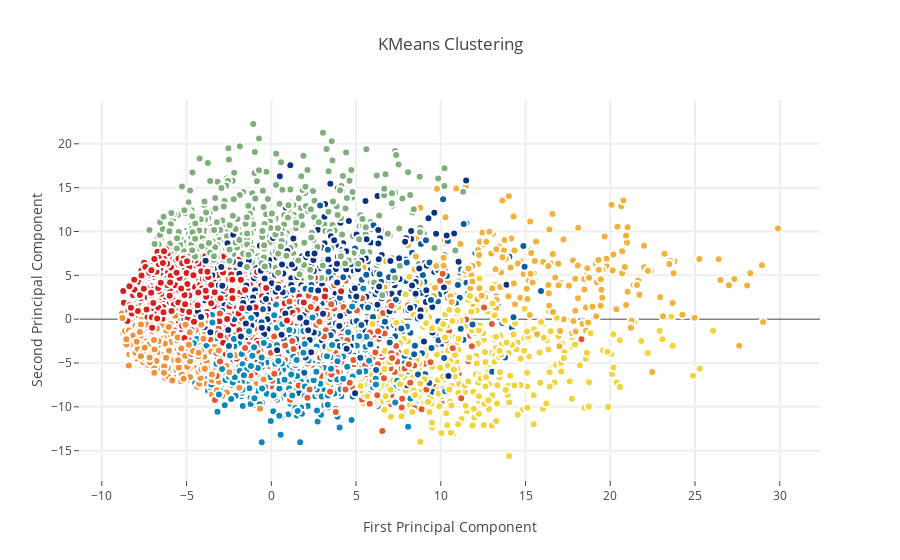

Source (notebook cell):
### Markdown cell above
###K-Means Clustering to identify possible classes

Imagine just for a moment that we were not provided with the class labels to this digit set because after all PCA is an unsupervised method. Therefore how would we be able to separate out our data points in the new feature space? We can apply a clustering algorithm on our new PCA projection data and hopefully arrive at distinct clusters which would tell us something about the underlying class separation in the data. 

To start off, we set up a KMeans clustering method with Sklearn's *KMeans* call and use the *fit_predict* method to compute cluster centers and predict cluster indices for the first and second PCA projections (to see if we can observe any appreciable clusters).

### Code cell
from sklearn.cluster import KMeans # KMeans clustering 
# Set a KMeans clustering with 9 components ( 9 chosen sneakily ;) as hopefully we get back our 9 class labels)
kmeans = KMeans(n_clusters=9)
# Compute cluster centers and predict cluster indices
X_clustered = kmeans.fit_predict(X_5d)

trace_Kmeans = go.Scatter(x=X_5d[:, 0], y= X_5d[:, 1], mode="markers",
                    showlegend=False,
                    marker=dict(
                            size=8,
                            color = X_clustered,
                            colorscale = 'Portland',
                            showscale=False, 
                            line = dict(
            width = 2,
            color = 'rgb(255, 255, 255)'
        )
                   ))

layout = go.Layout(
    title= 'KMeans Clustering',
    hovermode= 'closest',
    xaxis= dict(
         title= 'First Principal Component',
        ticklen= 5,
        zeroline= False,
        gridwidth= 2,
    ),
    yaxis=dict(
        title= 'Second Principal Component',
        ticklen= 5,
        gridwidth= 2,
    ),
    showlegend= True
)

data = [trace_Kmeans]
fig1 = dict(data=data, layout= layout)
# fig1.append_trace(contour_list)
py.iplot(fig1, filename="svm")

### Figure 1 — Plotly figure (JSON) as saved in the notebook; plotly's stock layout.template omitted (floating-point values rounded to 4 significant figures; data arrays with more than 128 entries replaced by an {"elided": "..."} marker saying what was removed)
{"data": [{"marker": {"color": {"elided": "6000 int values"}, "colorscale": "Portland", "line": {"color": "rgb(255, 255, 255)", "width": 2}, "showscale": false, "size": 8}, "mode": "markers", "showlegend": false, "type": "scatter", "uid": "adf7a780-c13b-11e8-bf4c-4ccc6aa093e7", "x": {"elided": "6000 float values"}, "y": {"elided": "6000 float values"}}], "layout": {"hovermode": "closest", "showlegend": true, "title": "KMeans Clustering", "xaxis": {"gridwidth": 2, "ticklen": 5, "title": "First Principal Component", "zeroline": false}, "yaxis": {"gridwidth": 2, "ticklen": 5, "title": "Second Principal Component"}}}
